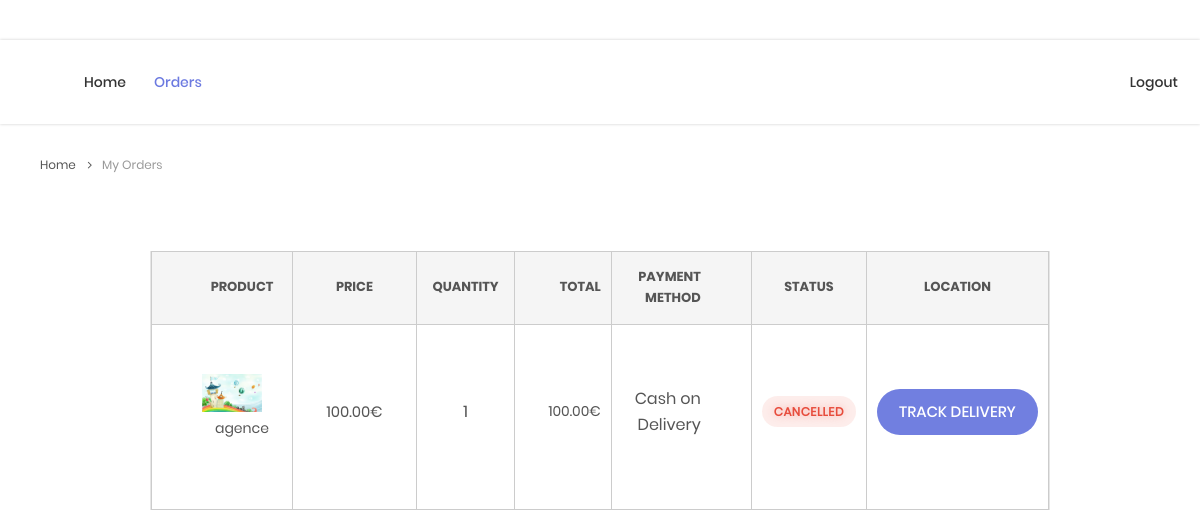
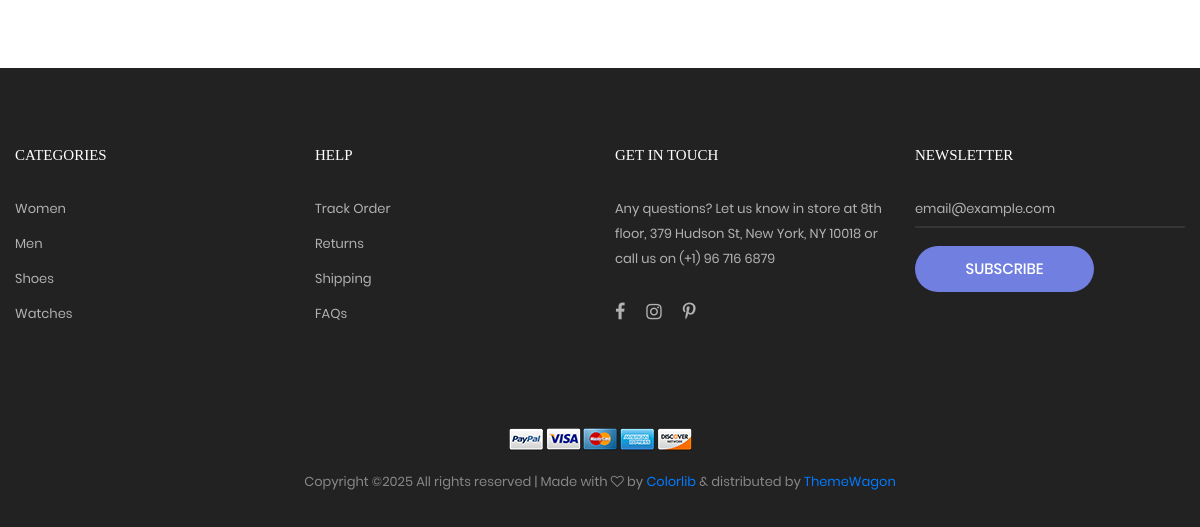
Page /accounts/orders/ (signed in) on the earlier database version (2 pictures, top to bottom).
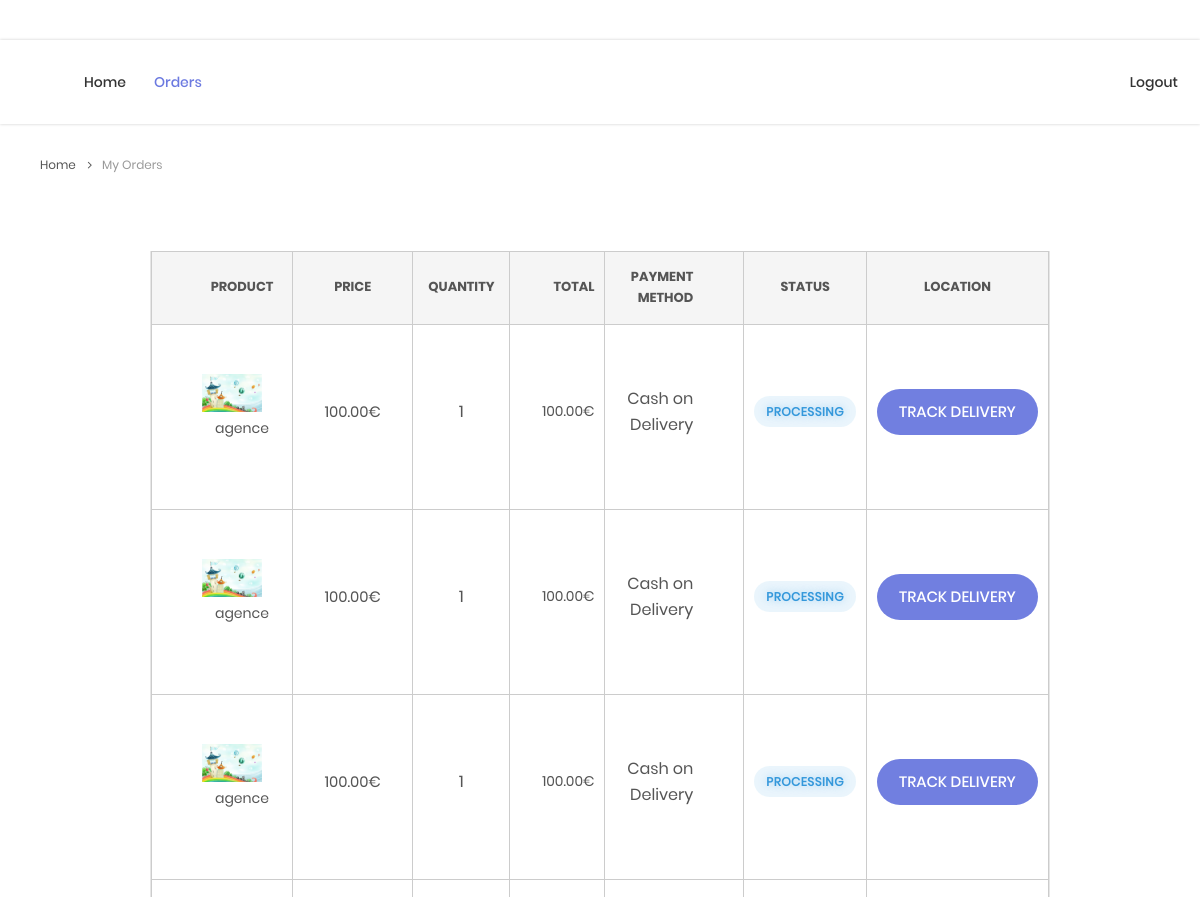
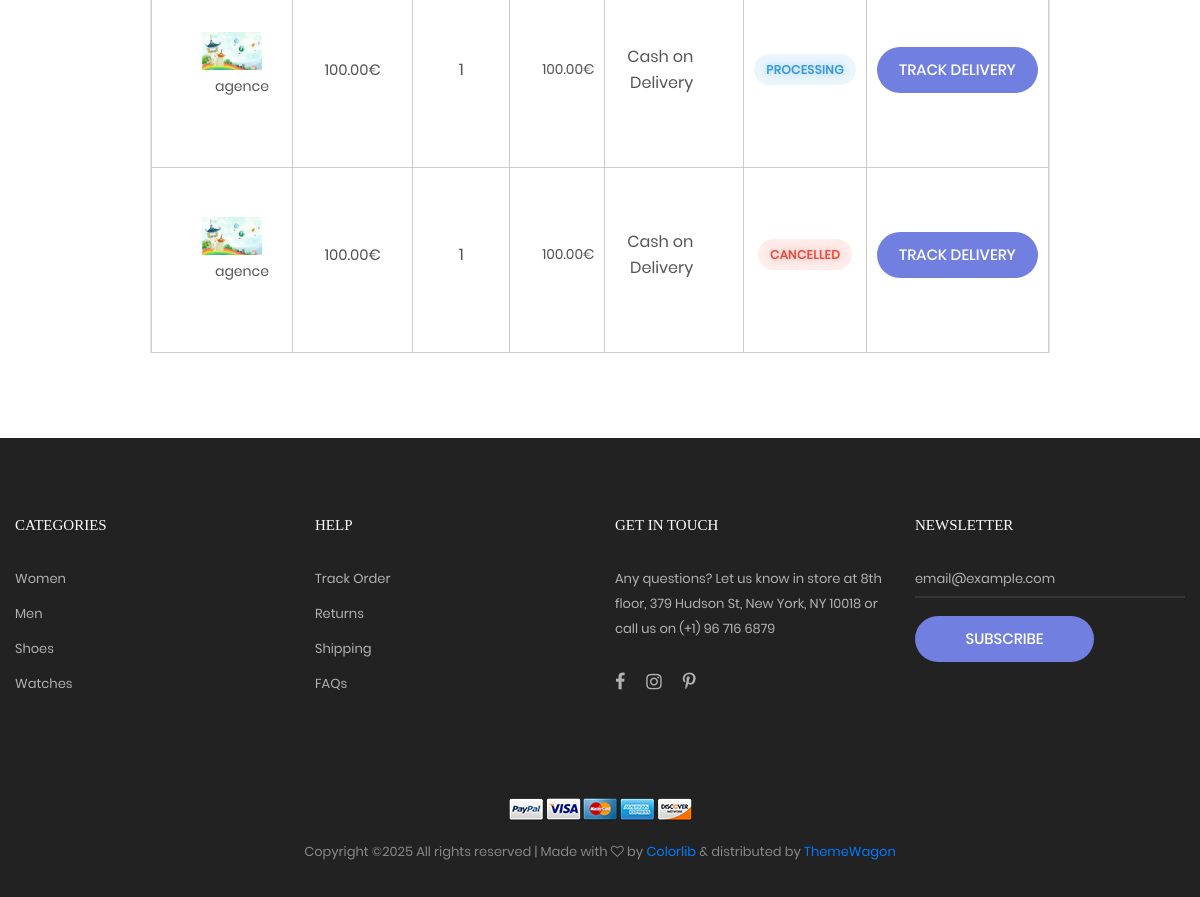
Same page on the later database version (2 pictures, top to bottom).
### accounts/models.py (models this page shows, shortened)
class Order(models.Model):
    PAYMENT_CHOICES = (
        ('cash', 'Paiement en espèces'),
        ('card', 'Carte bancaire'),
    )
    STATUS_CHOICES = (
        ('pending', 'Pending'),
        ('processing', 'Processing'),
        ('shipped', 'Shipped'),
        ('delivered', 'Delivered'),
        ('cancelled', 'Cancelled'),
    )
    client = models.ForeignKey(
        CustomUser,
        on_delete=models.CASCADE,
        limit_choices_to={'role': 'client'},
        related_name='orders'
    )
    product = models.ForeignKey(
        'Product',
        on_delete=models.CASCADE,
        related_name='orders'
    )
    quantity = models.PositiveIntegerField()
    payment_method = models.CharField(
        max_length=10,
        choices=PAYMENT_CHOICES
    )
    location = models.CharField(max_length=255)
    total_price = models.DecimalField(
        max_digits=10,
        decimal_places=2,
        null=True,
        blank=True,
        help_text="Computed total price (quantity * product.price)"
    )
    status = models.CharField(
        max_length=20,
        choices=STATUS_CHOICES,
        default='pending'
    )
    created_at = models.DateTimeField(auto_now_add=True)
    updated_at = models.DateTimeField(auto_now=True)
    livreur = models.ForeignKey(CustomUser, on_delete=models.SET_NULL, null=True, blank=True, limit_choices_to={'role': 'livreur'}, related_name='delivery_orders')
    class Meta:
        ordering = ['-created_at']  # Orders by most recent first

class Product(models.Model):
    name = models.CharField(max_length=100)
    description = models.TextField()
    price = models.DecimalField(max_digits=10, decimal_places=2)
    stock = models.PositiveIntegerField()
    image = models.ImageField(upload_to='products/', blank=True, null=True)

### accounts/views.py (the view)
# urls.py: path('orders/', views.orders, name='orders'),
@login_required
def orders(request):
    if request.user.role != 'client':
        return redirect('login')
    orders = Order.objects.filter(client=request.user).order_by('-created_at')
    return render(request, 'accounts/orders.html', {'orders': orders})

### accounts/templates/accounts/orders.html (shortened to what the changed rows need)
{% load static %}
<!DOCTYPE html>
<html lang="en">
<head>
    <link rel="stylesheet" type="text/css" href="{% static 'vendor/bootstrap/css/bootstrap.min.css' %}">
    <link rel="stylesheet" type="text/css" href="{% static 'fonts/font-awesome-4.7.0/css/font-awesome.min.css' %}">
    <link rel="stylesheet" type="text/css" href="{% static 'fonts/iconic/css/material-design-iconic-font.min.css' %}">
    <link rel="stylesheet" type="text/css" href="{% static 'fonts/linearicons-v1.0.0/icon-font.min.css' %}">
    <link rel="stylesheet" type="text/css" href="{% static 'vendor/animate/animate.css' %}">
    <link rel="stylesheet" type="text/css" href="{% static 'vendor/css-hamburgers/hamburgers.min.css' %}">
    <link rel="stylesheet" type="text/css" href="{% static 'vendor/animsition/css/animsition.min.css' %}">
    <link rel="stylesheet" type="text/css" href="{% static 'vendor/select2/select2.min.css' %}">
    <link rel="stylesheet" type="text/css" href="{% static 'vendor/perfect-scrollbar/perfect-scrollbar.css' %}">
    <link rel="stylesheet" type="text/css" href="{% static 'css/util.css' %}">
    <link rel="stylesheet" type="text/css" href="{% static 'css/main.css' %}">
</head>
<body class="animsition">
    <div class="bg0 p-t-75 p-b-85">
        <div class="container">
            <div class="row">
                <div class="col-12">
                    <div class="wrap-table-shopping-cart">
                        <table class="table-shopping-cart">
                            <tr class="table_head">
                                <th class="column-1">Product</th>
                                <th class="column-2">Price</th>
                                <th class="column-3">Quantity</th>
                                <th class="column-4">Total</th>
                                <th class="column-5">Payment Method</th>
                                <th class="column-6">Status</th>
                                <th class="column-7">Location</th>
                            </tr>
                            {% if orders %}
                                {% for order in orders %}
                                    <tr class="table_row">
                                        <td class="column-1">
                                            <div class="how-itemcart1">
                                                {% if order.product.image %}
                                                    <img src="{{ order.product.image.url }}" alt="{{ order.product.name }}">
                                                {% else %}
                                                    <img src="{% static 'images/item-cart-04.jpg' %}" alt="IMG">
                                                {% endif %}
                                            </div>
                                            {{ order.product.name }}
                                        </td>
                                        <td class="column-2">{{ order.product.price }}€</td>
                                        <td class="column-3">{{ order.quantity }}</td>
                                        <td class="column-4">{{ order.total_price }}€</td>
                                        <td class="column-5">
                                            {% if order.payment_method == 'cash' %}
                                                Cash on Delivery
                                            {% else %}
                                                Credit Card
                                            {% endif %}
                                        </td>
                                        <td>
                                            <span class="status-badge status-{{ order.status|lower }}">
                                                {{ order.status }}
                                            </span>
                                        </td>
                                        <td>
                                            <a href="{% url 'track_delivery' order_id=order.id %}" class="flex-c-m stext-101 cl0 size-101 bg1 bor1 hov-btn1 p-lr-15 trans-04">
                                                Track Delivery
                                            </a>
                                        </td>
                                    </tr>
                                {% endfor %}
                            {% else %}
                                <tr>
                                    <td colspan="6" class="text-center p-t-20">No orders found.</td>
                                </tr>
                            {% endif %}
                        </table>
                    </div>
                </div>
            </div>
        </div>
    </div>
</body>
</html>

Differences in the rows shown:
added Order: product.image (picture), product.name "agence", product.price "100.00", quantity "1", total_price "100.00", payment_method "Cash on Delivery", status "PROCESSING"
added Order: product.image (picture), product.name "agence", product.price "100.00", quantity "1", total_price "100.00", payment_method "Cash on Delivery", status "PROCESSING"
added Order: product.image (picture), product.name "agence", product.price "100.00", quantity "1", total_price "100.00", payment_method "Cash on Delivery", status "PROCESSING"
added Order: product.image (picture), product.name "agence", product.price "100.00", quantity "1", total_price "100.00", payment_method "Cash on Delivery", status "PROCESSING"
